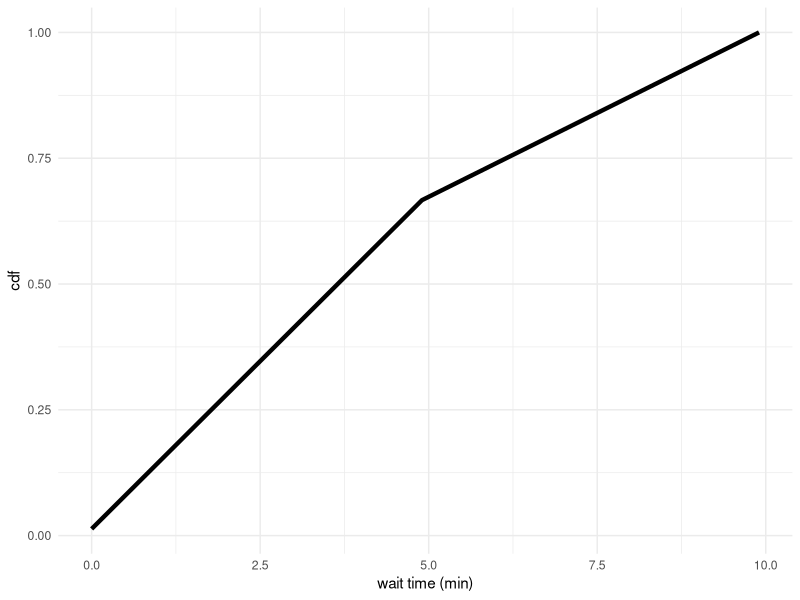
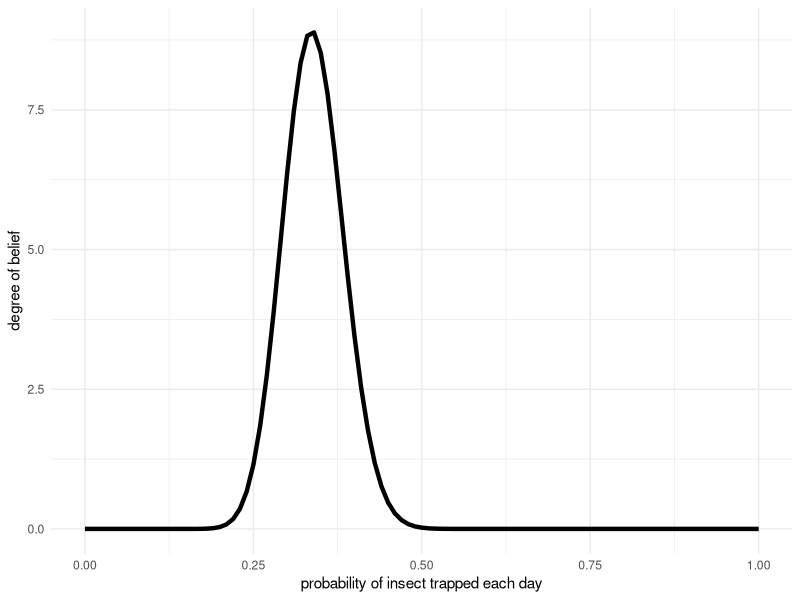
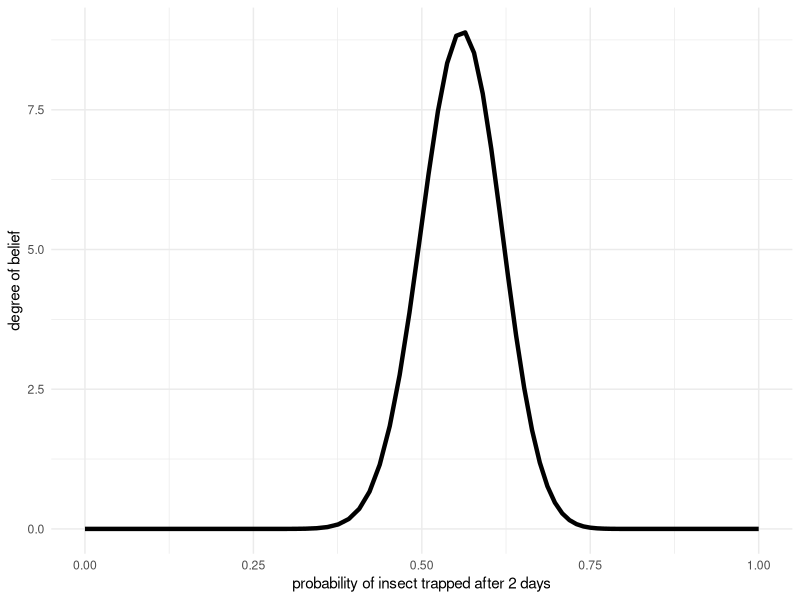
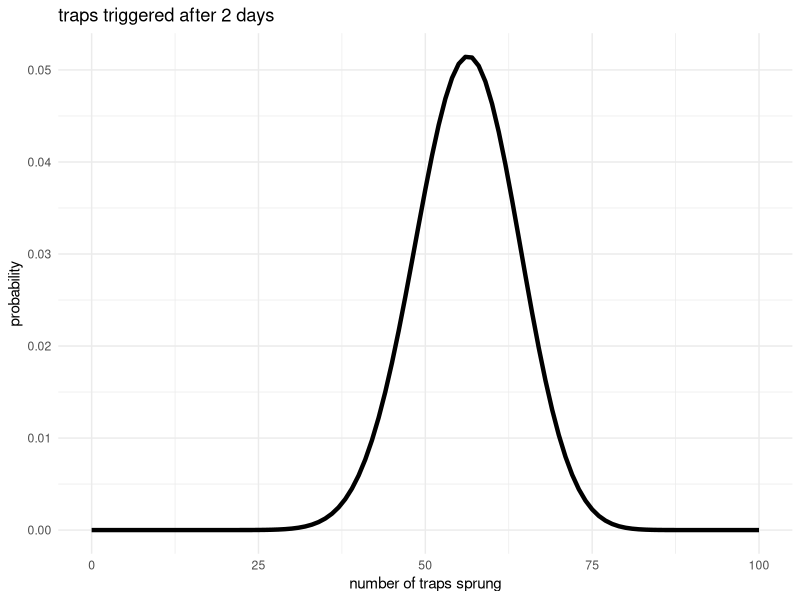

Write R code to recreate these figures, in order.
## ---- chunk 1
library(ggplot2)

theme_set(theme_minimal())

trapz = function(x, y) 
{ # computes the integral of y with respect to x using trapezoidal integration. 
  idx = 2:length(x)
  return (as.double( (x[idx] - x[idx-1]) %*% (y[idx] + y[idx-1])) / 2)
}
## ---- chunk 2
p5 <- 1/7.5 # for wait times < 5 min
p10 <- 0.5/7.5 # for wait times 5 min < t < 10 min
dt <- 0.1

t.min <- seq(0, 10-dt, dt) ## list of wait times, in minutes
P.t <- rep(0, length(t.min)) 
df <- data.frame(t.min, P.t)

df$P.t[t.min < 5] <- p5
df$P.t[t.min >= 5 & t.min <= 10] <- p10
df$cdf.t <- cumsum(df$P.t*dt)
## ---- chunk 3
ggplot(data = df, aes(x = t.min, y = cdf.t)) +
  geom_line(size = 1.5) +
  labs(x = "wait time (min)", y = "cdf")
## ---- chunk 4
h <- seq(0, 1, 0.01)
l <- dbeta(h, 38, 74)
df <- data.frame(h, l)

ggplot(df, aes(x = h, y = l)) +
  geom_line(size = 1.5) +
  labs(x = "probability of insect trapped each day", y = "degree of belief")
## ---- chunk 5
df$h2 <- 1 - (1 - df$h)^2

ggplot(df, aes(x = h2, y = l)) +
  geom_line(size = 1.5) +
  labs(x = "probability of insect trapped after 2 days", y = "degree of belief")
## ---- chunk 6
n_trials <- 100
n_hypos <-  dim(df)[1]

P <- matrix(0, nrow = n_hypos, ncol = n_trials+1)
for (ii in seq(1, n_hypos)) {
  P[ii,] <- dbinom(seq(0, n_trials), n_trials, df$h2[ii])
}

P <- data.frame(P, row.names = df$h2)
colnames(P) <- seq(0, n_trials)

n_traps <- seq(0, 100)
p_traps <- rep(0, n_trials+1)
for (ii in seq(0, n_trials)){
  p_traps[ii+1] <-  sum(df$l * P[,ii+1])/100
}

df.post <- data.frame(n_traps, p_traps)
## ---- chunk 7
ggplot(data = df.post, aes(x = n_traps, y = p_traps)) +
  geom_line(size = 1.5) +
  labs(x = "number of traps sprung", y = "probability", title = "traps triggered after 2 days")
